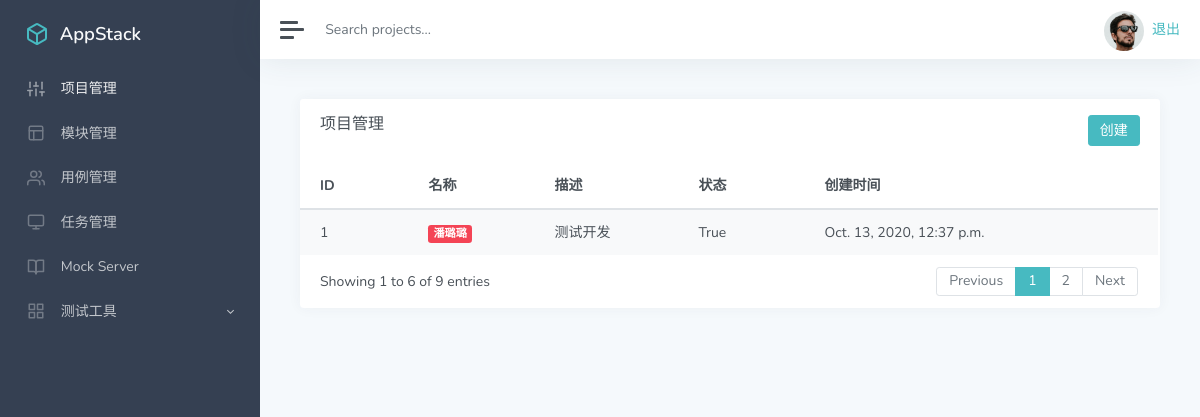
Before: /manage/ (signed in) with the older database file.
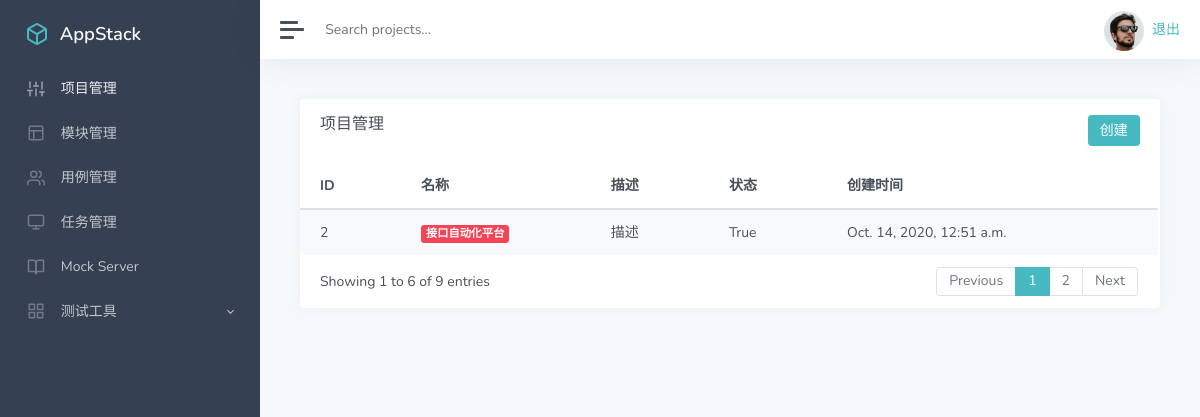
After: the same page with the newer database file.
### app_manage/models.py (models this page shows)
class Project(models.Model):
    name = models.CharField('名称',max_length=100,blank=False,default='')
    describe = models.TextField('描述',default='')
    status = models.BooleanField('状态',default=True)
    update_time = models.DateTimeField('更新时间',auto_now=True)
    create_time = models.DateTimeField('创建时间',auto_now_add=True)

### app_manage/views.py (the view)
# urls.py: path('',views.manage),  # 跳转至app_manage\views.py文件manage函数
@login_required
def manage(request):
    project_list = Project.objects.all()
    return render(request,'manager.html',{'projects':project_list})

### templates/manager.html (shortened to what the changed rows need)
<!DOCTYPE html>
<html lang="en">
<head>
    {% load static %}
    <link href='{% static "/css/classic.css" %}' rel='stylesheet' type='text/css'/>
</head>
<body>
<div class="wrapper">
    <div class="main">
        <main class="content">
            <div class="container-fluid p-0">
                <div class="row">
                    <div class="col-12 col-lg-12 d-flex">
                        <div class="card flex-fill">
                            <div id="datatables-dashboard-products_wrapper"
                                 class="dataTables_wrapper dt-bootstrap4 no-footer">
                                <div class="row">
                                    <div class="col-sm-12">
                                        <table id="datatables-dashboard-products"
                                               class="table table-striped my-0 dataTable no-footer" role="grid"
                                               aria-describedby="datatables-dashboard-products_info"
                                               style="
                                        width: 100%;
                                        height: 100%;
                                        ">
                                            <thead>
                                            <tr role="row">
                                                <th>ID</th>
                                                <th>名称</th>
                                                <th>描述</th>
                                                <th>状态</th>
                                                <th>创建时间</th>
                                            </tr>
                                            </thead>
                                            <tbody>
                                            {% for p in projects %}
                                            <tr role="row" class="odd">
                                                <td class="sorting_1">{{p.id}}</td>
                                                <td><span class="badge badge-danger">{{p.name}}</span></td>
                                                <td class="d-none d-xl-table-cell">{{p.describe}}</td>
                                                <td class="d-none d-xl-table-cell">{{p.status}}</td>
                                                <td class="d-none d-xl-table-cell">{{p.create_time}}</td>
                                            </tr>
                                            {% endfor %}
                                            </tbody>
                                        </table>
                                    </div>
                                </div>
                            </div>
                        </div>
                    </div>
                </div>
            </div>
        </main>
    </div>
</div>
</body>
</html>

Changed rows visible on the page:
removed Project: id "1", name "潘璐璐", describe "测试开发", status "True", create_time "Oct. 13, 2020, 12:37 p.m."
added Project: id "2", name "接口自动化平台", describe "描述", status "True", create_time "Oct. 14, 2020, 12:51 a.m."
